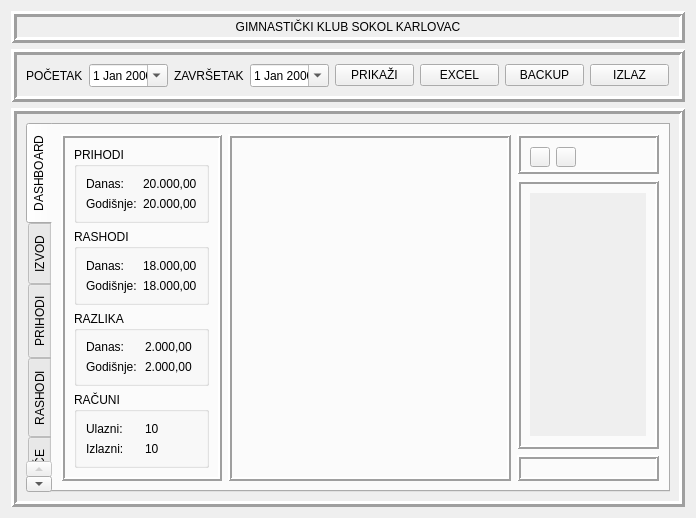
<?xml version="1.0" encoding="UTF-8"?>
<ui version="4.0">
 <class>FinanceManager</class>
 <widget class="QWidget" name="FinanceManager">
  <property name="enabled">
   <bool>true</bool>
  </property>
  <property name="geometry">
   <rect>
    <x>0</x>
    <y>0</y>
    <width>696</width>
    <height>518</height>
   </rect>
  </property>
  <property name="sizePolicy">
   <sizepolicy hsizetype="Expanding" vsizetype="Expanding">
    <horstretch>1</horstretch>
    <verstretch>1</verstretch>
   </sizepolicy>
  </property>
  <property name="windowTitle">
   <string>Form</string>
  </property>
  <property name="styleSheet">
   <string notr="true"/>
  </property>
  <layout class="QVBoxLayout" name="verticalLayout_3">
   <property name="sizeConstraint">
    <enum>QLayout::SetNoConstraint</enum>
   </property>
   <item>
    <widget class="QLabel" name="label">
     <property name="styleSheet">
      <string notr="true">font: 20pt &quot;Calibri&quot;;
border-bottom: 2px solid rgb(200, 200, 200);</string>
     </property>
     <property name="frameShape">
      <enum>QFrame::Box</enum>
     </property>
     <property name="frameShadow">
      <enum>QFrame::Raised</enum>
     </property>
     <property name="lineWidth">
      <number>3</number>
     </property>
     <property name="text">
      <string>GIMNASTIČKI KLUB SOKOL KARLOVAC</string>
     </property>
     <property name="alignment">
      <set>Qt::AlignHCenter|Qt::AlignTop</set>
     </property>
    </widget>
   </item>
   <item>
    <widget class="QFrame" name="frame_menu">
     <property name="frameShape">
      <enum>QFrame::Box</enum>
     </property>
     <property name="frameShadow">
      <enum>QFrame::Raised</enum>
     </property>
     <property name="lineWidth">
      <number>3</number>
     </property>
     <layout class="QHBoxLayout" name="horizontalLayout">
      <item>
       <widget class="QLabel" name="label_2">
        <property name="text">
         <string>POČETAK</string>
        </property>
       </widget>
      </item>
      <item>
       <widget class="QDateEdit" name="date_from">
        <property name="acceptDrops">
         <bool>true</bool>
        </property>
        <property name="calendarPopup">
         <bool>true</bool>
        </property>
       </widget>
      </item>
      <item>
       <widget class="QLabel" name="label_3">
        <property name="text">
         <string>ZAVRŠETAK</string>
        </property>
       </widget>
      </item>
      <item>
       <widget class="QDateEdit" name="date_to">
        <property name="calendarPopup">
         <bool>true</bool>
        </property>
       </widget>
      </item>
      <item>
       <widget class="QPushButton" name="btn_show">
        <property name="text">
         <string>PRIKAŽI</string>
        </property>
       </widget>
      </item>
      <item>
       <widget class="QPushButton" name="btn_excel_2">
        <property name="text">
         <string>EXCEL</string>
        </property>
       </widget>
      </item>
      <item>
       <spacer name="horizontalSpacer_4">
        <property name="orientation">
         <enum>Qt::Horizontal</enum>
        </property>
        <property name="sizeHint" stdset="0">
         <size>
          <width>47</width>
          <height>20</height>
         </size>
        </property>
       </spacer>
      </item>
      <item>
       <widget class="QPushButton" name="btn_backup">
        <property name="text">
         <string>BACKUP</string>
        </property>
       </widget>
      </item>
      <item>
       <widget class="QPushButton" name="btn_exit">
        <property name="text">
         <string>IZLAZ</string>
        </property>
       </widget>
      </item>
     </layout>
    </widget>
   </item>
   <item>
    <widget class="QFrame" name="frame_6">
     <property name="frameShape">
      <enum>QFrame::Box</enum>
     </property>
     <property name="frameShadow">
      <enum>QFrame::Raised</enum>
     </property>
     <property name="lineWidth">
      <number>3</number>
     </property>
     <layout class="QHBoxLayout" name="horizontalLayout_16">
      <item>
       <widget class="QTabWidget" name="tabWidget">
        <property name="cursor">
         <cursorShape>ArrowCursor</cursorShape>
        </property>
        <property name="layoutDirection">
         <enum>Qt::LeftToRight</enum>
        </property>
        <property name="styleSheet">
         <string notr="true"/>
        </property>
        <property name="tabPosition">
         <enum>QTabWidget::West</enum>
        </property>
        <property name="tabShape">
         <enum>QTabWidget::Rounded</enum>
        </property>
        <property name="currentIndex">
         <number>0</number>
        </property>
        <property name="documentMode">
         <bool>false</bool>
        </property>
        <property name="tabsClosable">
         <bool>false</bool>
        </property>
        <property name="tabBarAutoHide">
         <bool>false</bool>
        </property>
        <widget class="QWidget" name="tab_7">
         <property name="tabletTracking">
          <bool>true</bool>
         </property>
         <attribute name="title">
          <string>DASHBOARD</string>
         </attribute>
         <layout class="QHBoxLayout" name="horizontalLayout_21">
          <item>
           <layout class="QHBoxLayout" name="horizontalLayout_20" stretch="1,2,1">
            <item>
             <layout class="QVBoxLayout" name="verticalLayout_16" stretch="0">
              <item>
               <widget class="QFrame" name="frame">
                <property name="frameShape">
                 <enum>QFrame::Box</enum>
                </property>
                <property name="frameShadow">
                 <enum>QFrame::Raised</enum>
                </property>
                <property name="lineWidth">
                 <number>2</number>
                </property>
                <layout class="QVBoxLayout" name="verticalLayout_24">
                 <item>
                  <widget class="QGroupBox" name="groupBox">
                   <property name="enabled">
                    <bool>true</bool>
                   </property>
                   <property name="title">
                    <string>PRIHODI</string>
                   </property>
                   <property name="flat">
                    <bool>false</bool>
                   </property>
                   <property name="checkable">
                    <bool>false</bool>
                   </property>
                   <layout class="QVBoxLayout" name="verticalLayout_13">
                    <item>
                     <layout class="QHBoxLayout" name="horizontalLayout_4">
                      <item>
                       <widget class="QLabel" name="label_7">
                        <property name="text">
                         <string>Danas:</string>
                        </property>
                       </widget>
                      </item>
                      <item>
                       <widget class="QLabel" name="dashboard_income_2">
                        <property name="text">
                         <string>20.000,00</string>
                        </property>
                       </widget>
                      </item>
                     </layout>
                    </item>
                    <item>
                     <layout class="QHBoxLayout" name="horizontalLayout_10">
                      <item>
                       <widget class="QLabel" name="label_8">
                        <property name="text">
                         <string>Godišnje:</string>
                        </property>
                       </widget>
                      </item>
                      <item>
                       <widget class="QLabel" name="dashboard_income">
                        <property name="text">
                         <string>20.000,00</string>
                        </property>
                       </widget>
                      </item>
                     </layout>
                    </item>
                   </layout>
                  </widget>
                 </item>
                 <item>
                  <widget class="QGroupBox" name="groupBox_2">
                   <property name="enabled">
                    <bool>true</bool>
                   </property>
                   <property name="title">
                    <string>RASHODI</string>
                   </property>
                   <property name="flat">
                    <bool>false</bool>
                   </property>
                   <property name="checkable">
                    <bool>false</bool>
                   </property>
                   <layout class="QVBoxLayout" name="verticalLayout_17">
                    <item>
                     <layout class="QHBoxLayout" name="horizontalLayout_12">
                      <item>
                       <widget class="QLabel" name="label_12">
                        <property name="text">
                         <string>Danas:</string>
                        </property>
                       </widget>
                      </item>
                      <item>
                       <widget class="QLabel" name="dashboard_outcome_2">
                        <property name="text">
                         <string>18.000,00</string>
                        </property>
                       </widget>
                      </item>
                     </layout>
                    </item>
                    <item>
                     <layout class="QHBoxLayout" name="horizontalLayout_13">
                      <item>
                       <widget class="QLabel" name="label_13">
                        <property name="text">
                         <string>Godišnje:</string>
                        </property>
                       </widget>
                      </item>
                      <item>
                       <widget class="QLabel" name="dashboard_outcome">
                        <property name="text">
                         <string>18.000,00</string>
                        </property>
                       </widget>
                      </item>
                     </layout>
                    </item>
                   </layout>
                  </widget>
                 </item>
                 <item>
                  <widget class="QGroupBox" name="groupBox_3">
                   <property name="enabled">
                    <bool>true</bool>
                   </property>
                   <property name="title">
                    <string>RAZLIKA</string>
                   </property>
                   <property name="flat">
                    <bool>false</bool>
                   </property>
                   <property name="checkable">
                    <bool>false</bool>
                   </property>
                   <layout class="QVBoxLayout" name="verticalLayout_20">
                    <item>
                     <layout class="QHBoxLayout" name="horizontalLayout_14">
                      <item>
                       <widget class="QLabel" name="label_14">
                        <property name="text">
                         <string>Danas:</string>
                        </property>
                       </widget>
                      </item>
                      <item>
                       <widget class="QLabel" name="dashboard_total_2">
                        <property name="text">
                         <string>2.000,00</string>
                        </property>
                       </widget>
                      </item>
                     </layout>
                    </item>
                    <item>
                     <layout class="QHBoxLayout" name="horizontalLayout_15">
                      <item>
                       <widget class="QLabel" name="label_15">
                        <property name="text">
                         <string>Godišnje:</string>
                        </property>
                       </widget>
                      </item>
                      <item>
                       <widget class="QLabel" name="dashboard_total">
                        <property name="text">
                         <string>2.000,00</string>
                        </property>
                       </widget>
                      </item>
                     </layout>
                    </item>
                   </layout>
                  </widget>
                 </item>
                 <item>
                  <widget class="QGroupBox" name="groupBox_4">
                   <property name="title">
                    <string>RAČUNI</string>
                   </property>
                   <layout class="QVBoxLayout" name="verticalLayout_21">
                    <item>
                     <layout class="QHBoxLayout" name="horizontalLayout_11">
                      <item>
                       <widget class="QLabel" name="label_16">
                        <property name="text">
                         <string>Ulazni:</string>
                        </property>
                       </widget>
                      </item>
                      <item>
                       <widget class="QLabel" name="label_18">
                        <property name="text">
                         <string>10</string>
                        </property>
                       </widget>
                      </item>
                     </layout>
                    </item>
                    <item>
                     <layout class="QHBoxLayout" name="horizontalLayout_17">
                      <item>
                       <widget class="QLabel" name="label_17">
                        <property name="text">
                         <string>Izlazni:</string>
                        </property>
                       </widget>
                      </item>
                      <item>
                       <widget class="QLabel" name="label_19">
                        <property name="text">
                         <string>10</string>
                        </property>
                       </widget>
                      </item>
                     </layout>
                    </item>
                   </layout>
                  </widget>
                 </item>
                </layout>
               </widget>
              </item>
             </layout>
            </item>
            <item>
             <widget class="QFrame" name="frame_2">
              <property name="frameShape">
               <enum>QFrame::Box</enum>
              </property>
              <property name="frameShadow">
               <enum>QFrame::Raised</enum>
              </property>
              <property name="lineWidth">
               <number>2</number>
              </property>
              <layout class="QVBoxLayout" name="verticalLayout_15">
               <item>
                <layout class="QVBoxLayout" name="calendar_frame"/>
               </item>
              </layout>
             </widget>
            </item>
            <item>
             <layout class="QVBoxLayout" name="verticalLayout_18">
              <item>
               <widget class="QFrame" name="frame_menu_2">
                <property name="minimumSize">
                 <size>
                  <width>0</width>
                  <height>40</height>
                 </size>
                </property>
                <property name="maximumSize">
                 <size>
                  <width>16777215</width>
                  <height>40</height>
                 </size>
                </property>
                <property name="frameShape">
                 <enum>QFrame::Box</enum>
                </property>
                <property name="frameShadow">
                 <enum>QFrame::Raised</enum>
                </property>
                <property name="lineWidth">
                 <number>2</number>
                </property>
                <layout class="QHBoxLayout" name="horizontalLayout_8">
                 <item>
                  <widget class="QPushButton" name="btn_hide">
                   <property name="sizePolicy">
                    <sizepolicy hsizetype="Minimum" vsizetype="Fixed">
                     <horstretch>20</horstretch>
                     <verstretch>20</verstretch>
                    </sizepolicy>
                   </property>
                   <property name="minimumSize">
                    <size>
                     <width>20</width>
                     <height>20</height>
                    </size>
                   </property>
                   <property name="maximumSize">
                    <size>
                     <width>20</width>
                     <height>20</height>
                    </size>
                   </property>
                   <property name="toolTip">
                    <string>&lt;html&gt;&lt;head/&gt;&lt;body&gt;&lt;p&gt;Sakri gornji menu&lt;/p&gt;&lt;/body&gt;&lt;/html&gt;</string>
                   </property>
                   <property name="text">
                    <string/>
                   </property>
                  </widget>
                 </item>
                 <item>
                  <widget class="QPushButton" name="btn_network">
                   <property name="minimumSize">
                    <size>
                     <width>20</width>
                     <height>20</height>
                    </size>
                   </property>
                   <property name="maximumSize">
                    <size>
                     <width>20</width>
                     <height>20</height>
                    </size>
                   </property>
                   <property name="text">
                    <string/>
                   </property>
                  </widget>
                 </item>
                 <item>
                  <spacer name="horizontalSpacer_3">
                   <property name="orientation">
                    <enum>Qt::Horizontal</enum>
                   </property>
                   <property name="sizeHint" stdset="0">
                    <size>
                     <width>40</width>
                     <height>20</height>
                    </size>
                   </property>
                  </spacer>
                 </item>
                </layout>
               </widget>
              </item>
              <item>
               <widget class="QFrame" name="frame_3">
                <property name="minimumSize">
                 <size>
                  <width>20</width>
                  <height>0</height>
                 </size>
                </property>
                <property name="maximumSize">
                 <size>
                  <width>16777215</width>
                  <height>400</height>
                 </size>
                </property>
                <property name="frameShape">
                 <enum>QFrame::Box</enum>
                </property>
                <property name="frameShadow">
                 <enum>QFrame::Raised</enum>
                </property>
                <property name="lineWidth">
                 <number>2</number>
                </property>
                <layout class="QVBoxLayout" name="verticalLayout">
                 <item>
                  <widget class="QScrollArea" name="links_scroll">
                   <property name="frameShape">
                    <enum>QFrame::NoFrame</enum>
                   </property>
                   <property name="lineWidth">
                    <number>0</number>
                   </property>
                   <property name="widgetResizable">
                    <bool>true</bool>
                   </property>
                   <widget class="QWidget" name="scrollAreaWidgetContents">
                    <property name="geometry">
                     <rect>
                      <x>0</x>
                      <y>0</y>
                      <width>118</width>
                      <height>214</height>
                     </rect>
                    </property>
                   </widget>
                  </widget>
                 </item>
                </layout>
               </widget>
              </item>
              <item>
               <widget class="QFrame" name="frame_4">
                <property name="maximumSize">
                 <size>
                  <width>16777215</width>
                  <height>16777215</height>
                 </size>
                </property>
                <property name="frameShape">
                 <enum>QFrame::Box</enum>
                </property>
                <property name="frameShadow">
                 <enum>QFrame::Raised</enum>
                </property>
                <property name="lineWidth">
                 <number>2</number>
                </property>
                <layout class="QVBoxLayout" name="verticalLayout_19">
                 <item>
                  <layout class="QVBoxLayout" name="dashboard_1">
                   <property name="sizeConstraint">
                    <enum>QLayout::SetDefaultConstraint</enum>
                   </property>
                  </layout>
                 </item>
                </layout>
               </widget>
              </item>
             </layout>
            </item>
           </layout>
          </item>
         </layout>
        </widget>
        <widget class="QWidget" name="tab_3">
         <attribute name="title">
          <string>IZVOD</string>
         </attribute>
         <layout class="QVBoxLayout" name="verticalLayout_6">
          <item>
           <layout class="QHBoxLayout" name="horizontalLayout_7">
            <item>
             <widget class="QPushButton" name="browse_btn">
              <property name="maximumSize">
               <size>
                <width>150</width>
                <height>16777215</height>
               </size>
              </property>
              <property name="text">
               <string>UČITAJ IZVOD</string>
              </property>
             </widget>
            </item>
            <item>
             <widget class="QLabel" name="file_path">
              <property name="minimumSize">
               <size>
                <width>250</width>
                <height>0</height>
               </size>
              </property>
              <property name="text">
               <string>Odabrani izvod</string>
              </property>
             </widget>
            </item>
            <item>
             <widget class="QPushButton" name="add_row">
              <property name="minimumSize">
               <size>
                <width>40</width>
                <height>20</height>
               </size>
              </property>
              <property name="maximumSize">
               <size>
                <width>40</width>
                <height>40</height>
               </size>
              </property>
              <property name="text">
               <string>+</string>
              </property>
             </widget>
            </item>
            <item>
             <widget class="QPushButton" name="remove_row">
              <property name="minimumSize">
               <size>
                <width>40</width>
                <height>20</height>
               </size>
              </property>
              <property name="maximumSize">
               <size>
                <width>40</width>
                <height>40</height>
               </size>
              </property>
              <property name="text">
               <string>-</string>
              </property>
             </widget>
            </item>
            <item>
             <widget class="QPushButton" name="save_btn">
              <property name="maximumSize">
               <size>
                <width>150</width>
                <height>16777215</height>
               </size>
              </property>
              <property name="text">
               <string>SPREMI</string>
              </property>
             </widget>
            </item>
            <item>
             <widget class="QPushButton" name="clear_btn">
              <property name="text">
               <string>OČISTI TABLICU</string>
              </property>
             </widget>
            </item>
           </layout>
          </item>
          <item>
           <widget class="QTableWidget" name="io_table">
            <column>
             <property name="text">
              <string>PRIHOD/RASHOD</string>
             </property>
             <property name="textAlignment">
              <set>AlignCenter</set>
             </property>
            </column>
            <column>
             <property name="text">
              <string>ŠIFRA</string>
             </property>
            </column>
            <column>
             <property name="text">
              <string>OPIS</string>
             </property>
            </column>
            <column>
             <property name="text">
              <string>IZNOS</string>
             </property>
            </column>
            <column>
             <property name="text">
              <string>DATUM</string>
             </property>
            </column>
            <column>
             <property name="text">
              <string>NAPOMENA</string>
             </property>
            </column>
           </widget>
          </item>
         </layout>
        </widget>
        <widget class="QWidget" name="tab">
         <attribute name="title">
          <string>PRIHODI</string>
         </attribute>
         <layout class="QVBoxLayout" name="verticalLayout_12">
          <item>
           <layout class="QVBoxLayout" name="verticalLayout_11">
            <item>
             <layout class="QHBoxLayout" name="horizontalLayout_2">
              <item>
               <widget class="QPushButton" name="income_btn1">
                <property name="text">
                 <string>NOVI UNOS</string>
                </property>
               </widget>
              </item>
              <item>
               <widget class="QPushButton" name="income_btn2">
                <property name="text">
                 <string>IZMIJENI</string>
                </property>
               </widget>
              </item>
              <item>
               <widget class="QPushButton" name="income_btn3">
                <property name="text">
                 <string>IZBRIŠI</string>
                </property>
               </widget>
              </item>
              <item>
               <spacer name="horizontalSpacer">
                <property name="orientation">
                 <enum>Qt::Horizontal</enum>
                </property>
                <property name="sizeType">
                 <enum>QSizePolicy::Fixed</enum>
                </property>
                <property name="sizeHint" stdset="0">
                 <size>
                  <width>100</width>
                  <height>20</height>
                 </size>
                </property>
               </spacer>
              </item>
              <item>
               <widget class="QLabel" name="label_4">
                <property name="maximumSize">
                 <size>
                  <width>50</width>
                  <height>16777215</height>
                 </size>
                </property>
                <property name="text">
                 <string>ŠIFRA:</string>
                </property>
               </widget>
              </item>
              <item>
               <widget class="QComboBox" name="combo_income">
                <property name="minimumSize">
                 <size>
                  <width>70</width>
                  <height>23</height>
                 </size>
                </property>
                <property name="maximumSize">
                 <size>
                  <width>70</width>
                  <height>23</height>
                 </size>
                </property>
               </widget>
              </item>
              <item>
               <widget class="QLabel" name="income_desc">
                <property name="text">
                 <string>OPIS ŠIFRE</string>
                </property>
               </widget>
              </item>
             </layout>
            </item>
            <item>
             <layout class="QHBoxLayout" name="horizontalLayout_3">
              <item>
               <layout class="QVBoxLayout" name="verticalLayout_2">
                <item>
                 <widget class="QTreeWidget" name="tree_income">
                  <property name="styleSheet">
                   <string notr="true"/>
                  </property>
                  <property name="autoScroll">
                   <bool>true</bool>
                  </property>
                  <property name="showDropIndicator" stdset="0">
                   <bool>false</bool>
                  </property>
                  <property name="alternatingRowColors">
                   <bool>true</bool>
                  </property>
                  <property name="selectionBehavior">
                   <enum>QAbstractItemView::SelectRows</enum>
                  </property>
                  <property name="uniformRowHeights">
                   <bool>false</bool>
                  </property>
                  <property name="headerHidden">
                   <bool>false</bool>
                  </property>
                  <column>
                   <property name="text">
                    <string>ŠIFRA</string>
                   </property>
                   <property name="textAlignment">
                    <set>AlignCenter</set>
                   </property>
                  </column>
                  <column>
                   <property name="text">
                    <string>OPIS ŠIFRE</string>
                   </property>
                   <property name="textAlignment">
                    <set>AlignCenter</set>
                   </property>
                  </column>
                  <column>
                   <property name="text">
                    <string>OPIS</string>
                   </property>
                   <property name="textAlignment">
                    <set>AlignCenter</set>
                   </property>
                  </column>
                  <column>
                   <property name="text">
                    <string>IZNOS</string>
                   </property>
                   <property name="textAlignment">
                    <set>AlignCenter</set>
                   </property>
                  </column>
                  <column>
                   <property name="text">
                    <string>DATUM</string>
                   </property>
                   <property name="textAlignment">
                    <set>AlignCenter</set>
                   </property>
                  </column>
                  <column>
                   <property name="text">
                    <string>NAPOMENA</string>
                   </property>
                   <property name="textAlignment">
                    <set>AlignCenter</set>
                   </property>
                  </column>
                  <column>
                   <property name="text">
                    <string>ID</string>
                   </property>
                   <property name="textAlignment">
                    <set>AlignCenter</set>
                   </property>
                  </column>
                 </widget>
                </item>
                <item>
                 <widget class="QLabel" name="income_total">
                  <property name="text">
                   <string>UKUPNI PRIHODI</string>
                  </property>
                  <property name="alignment">
                   <set>Qt::AlignCenter</set>
                  </property>
                 </widget>
                </item>
               </layout>
              </item>
             </layout>
            </item>
           </layout>
          </item>
         </layout>
        </widget>
        <widget class="QWidget" name="tab_2">
         <attribute name="title">
          <string>RASHODI</string>
         </attribute>
         <layout class="QVBoxLayout" name="verticalLayout_10">
          <item>
           <layout class="QHBoxLayout" name="horizontalLayout_5">
            <item>
             <widget class="QPushButton" name="outcome_btn1">
              <property name="text">
               <string>NOVI UNOS</string>
              </property>
             </widget>
            </item>
            <item>
             <widget class="QPushButton" name="outcome_btn2">
              <property name="text">
               <string>IZMIJENI</string>
              </property>
             </widget>
            </item>
            <item>
             <widget class="QPushButton" name="outcome_btn3">
              <property name="text">
               <string>IZBRIŠI</string>
              </property>
             </widget>
            </item>
            <item>
             <spacer name="horizontalSpacer_2">
              <property name="orientation">
               <enum>Qt::Horizontal</enum>
              </property>
              <property name="sizeType">
               <enum>QSizePolicy::Fixed</enum>
              </property>
              <property name="sizeHint" stdset="0">
               <size>
                <width>100</width>
                <height>20</height>
               </size>
              </property>
             </spacer>
            </item>
            <item>
             <widget class="QLabel" name="label_6">
              <property name="maximumSize">
               <size>
                <width>50</width>
                <height>16777215</height>
               </size>
              </property>
              <property name="text">
               <string>ŠIFRA:</string>
              </property>
             </widget>
            </item>
            <item>
             <widget class="QComboBox" name="combo_outcome">
              <property name="minimumSize">
               <size>
                <width>70</width>
                <height>23</height>
               </size>
              </property>
              <property name="maximumSize">
               <size>
                <width>70</width>
                <height>23</height>
               </size>
              </property>
             </widget>
            </item>
            <item>
             <widget class="QLabel" name="outcome_desc">
              <property name="text">
               <string>OPIS ŠIFRE</string>
              </property>
             </widget>
            </item>
           </layout>
          </item>
          <item>
           <layout class="QHBoxLayout" name="horizontalLayout_6">
            <item>
             <layout class="QVBoxLayout" name="verticalLayout_4">
              <item>
               <widget class="QTreeWidget" name="tree_outcome">
                <property name="styleSheet">
                 <string notr="true"/>
                </property>
                <property name="showDropIndicator" stdset="0">
                 <bool>false</bool>
                </property>
                <property name="alternatingRowColors">
                 <bool>true</bool>
                </property>
                <column>
                 <property name="text">
                  <string>ŠIFRA</string>
                 </property>
                 <property name="textAlignment">
                  <set>AlignCenter</set>
                 </property>
                </column>
                <column>
                 <property name="text">
                  <string>OPIS ŠIFRE</string>
                 </property>
                 <property name="textAlignment">
                  <set>AlignCenter</set>
                 </property>
                </column>
                <column>
                 <property name="text">
                  <string>OPIS</string>
                 </property>
                 <property name="textAlignment">
                  <set>AlignCenter</set>
                 </property>
                </column>
                <column>
                 <property name="text">
                  <string>IZNOS</string>
                 </property>
                 <property name="textAlignment">
                  <set>AlignCenter</set>
                 </property>
                </column>
                <column>
                 <property name="text">
                  <string>DATUM</string>
                 </property>
                 <property name="textAlignment">
                  <set>AlignCenter</set>
                 </property>
                </column>
                <column>
                 <property name="text">
                  <string>NAPOMENA</string>
                 </property>
                 <property name="textAlignment">
                  <set>AlignCenter</set>
                 </property>
                </column>
                <column>
                 <property name="text">
                  <string>ID</string>
                 </property>
                 <property name="textAlignment">
                  <set>AlignCenter</set>
                 </property>
                </column>
               </widget>
              </item>
              <item>
               <widget class="QLabel" name="outcome_total">
                <property name="text">
                 <string>UKUPNI RASHODI</string>
                </property>
                <property name="alignment">
                 <set>Qt::AlignCenter</set>
                </property>
               </widget>
              </item>
             </layout>
            </item>
           </layout>
          </item>
         </layout>
        </widget>
        <widget class="QWidget" name="tab_4">
         <attribute name="title">
          <string>IZVJEŠĆE</string>
         </attribute>
         <layout class="QVBoxLayout" name="verticalLayout_9">
          <item>
           <layout class="QHBoxLayout" name="horizontalLayout_9">
            <item>
             <layout class="QVBoxLayout" name="verticalLayout_7">
              <item>
               <widget class="QLabel" name="label_9">
                <property name="text">
                 <string>PRIHODI</string>
                </property>
                <property name="alignment">
                 <set>Qt::AlignCenter</set>
                </property>
               </widget>
              </item>
              <item>
               <widget class="QTreeWidget" name="report_income">
                <property name="alternatingRowColors">
                 <bool>true</bool>
                </property>
                <column>
                 <property name="text">
                  <string>ŠIFRA</string>
                 </property>
                 <property name="textAlignment">
                  <set>AlignCenter</set>
                 </property>
                </column>
                <column>
                 <property name="text">
                  <string>OPIS</string>
                 </property>
                 <property name="textAlignment">
                  <set>AlignCenter</set>
                 </property>
                </column>
                <column>
                 <property name="text">
                  <string>IZNOS</string>
                 </property>
                 <property name="textAlignment">
                  <set>AlignCenter</set>
                 </property>
                </column>
               </widget>
              </item>
              <item>
               <widget class="QLabel" name="total_income">
                <property name="text">
                 <string>UKUPNO PRIHODA</string>
                </property>
                <property name="alignment">
                 <set>Qt::AlignCenter</set>
                </property>
               </widget>
              </item>
             </layout>
            </item>
            <item>
             <layout class="QVBoxLayout" name="verticalLayout_8">
              <item>
               <widget class="QLabel" name="label_10">
                <property name="text">
                 <string>RASHODI</string>
                </property>
                <property name="alignment">
                 <set>Qt::AlignCenter</set>
                </property>
               </widget>
              </item>
              <item>
               <widget class="QTreeWidget" name="report_outcome">
                <property name="acceptDrops">
                 <bool>false</bool>
                </property>
                <property name="alternatingRowColors">
                 <bool>true</bool>
                </property>
                <column>
                 <property name="text">
                  <string>ŠIFRA</string>
                 </property>
                 <property name="textAlignment">
                  <set>AlignCenter</set>
                 </property>
                </column>
                <column>
                 <property name="text">
                  <string>OPIS</string>
                 </property>
                 <property name="textAlignment">
                  <set>AlignCenter</set>
                 </property>
                </column>
                <column>
                 <property name="text">
                  <string>IZNOS</string>
                 </property>
                 <property name="textAlignment">
                  <set>AlignCenter</set>
                 </property>
                </column>
               </widget>
              </item>
              <item>
               <widget class="QLabel" name="total_outcome">
                <property name="text">
                 <string>UKUPNO RASHODA</string>
                </property>
                <property name="alignment">
                 <set>Qt::AlignCenter</set>
                </property>
               </widget>
              </item>
             </layout>
            </item>
           </layout>
          </item>
          <item>
           <widget class="QLabel" name="total">
            <property name="text">
             <string>RAZLIKA PRIHODA I RASHODA</string>
            </property>
            <property name="alignment">
             <set>Qt::AlignCenter</set>
            </property>
           </widget>
          </item>
         </layout>
        </widget>
        <widget class="QWidget" name="tab_5">
         <attribute name="title">
          <string>RAČUNI</string>
         </attribute>
         <layout class="QHBoxLayout" name="horizontalLayout_19">
          <item>
           <widget class="QFrame" name="frame_5">
            <property name="frameShape">
             <enum>QFrame::Box</enum>
            </property>
            <property name="frameShadow">
             <enum>QFrame::Raised</enum>
            </property>
            <property name="lineWidth">
             <number>2</number>
            </property>
            <layout class="QHBoxLayout" name="horizontalLayout_18">
             <item>
              <layout class="QVBoxLayout" name="bill_frame"/>
             </item>
            </layout>
           </widget>
          </item>
         </layout>
        </widget>
        <widget class="QWidget" name="statistics">
         <attribute name="title">
          <string>STATISTIKA</string>
         </attribute>
         <layout class="QVBoxLayout" name="verticalLayout_14">
          <item>
           <widget class="QFrame" name="frame_7">
            <property name="frameShape">
             <enum>QFrame::Box</enum>
            </property>
            <property name="frameShadow">
             <enum>QFrame::Raised</enum>
            </property>
            <property name="lineWidth">
             <number>2</number>
            </property>
            <layout class="QVBoxLayout" name="verticalLayout_23">
             <item>
              <layout class="QVBoxLayout" name="statistics_frame"/>
             </item>
            </layout>
           </widget>
          </item>
         </layout>
        </widget>
        <widget class="QWidget" name="tab_6">
         <attribute name="title">
          <string>GRAFIKA</string>
         </attribute>
         <layout class="QVBoxLayout" name="verticalLayout_5">
          <item>
           <widget class="QFrame" name="frame_8">
            <property name="frameShape">
             <enum>QFrame::Box</enum>
            </property>
            <property name="frameShadow">
             <enum>QFrame::Raised</enum>
            </property>
            <property name="lineWidth">
             <number>2</number>
            </property>
            <layout class="QVBoxLayout" name="verticalLayout_25">
             <item>
              <layout class="QVBoxLayout" name="plot"/>
             </item>
            </layout>
           </widget>
          </item>
         </layout>
        </widget>
       </widget>
      </item>
     </layout>
    </widget>
   </item>
  </layout>
 </widget>
 <resources/>
 <connections/>
</ui>
